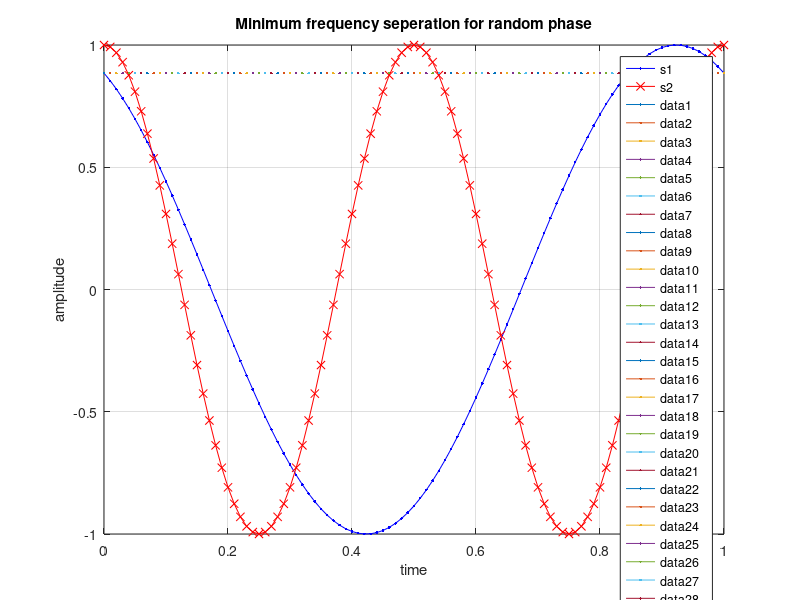
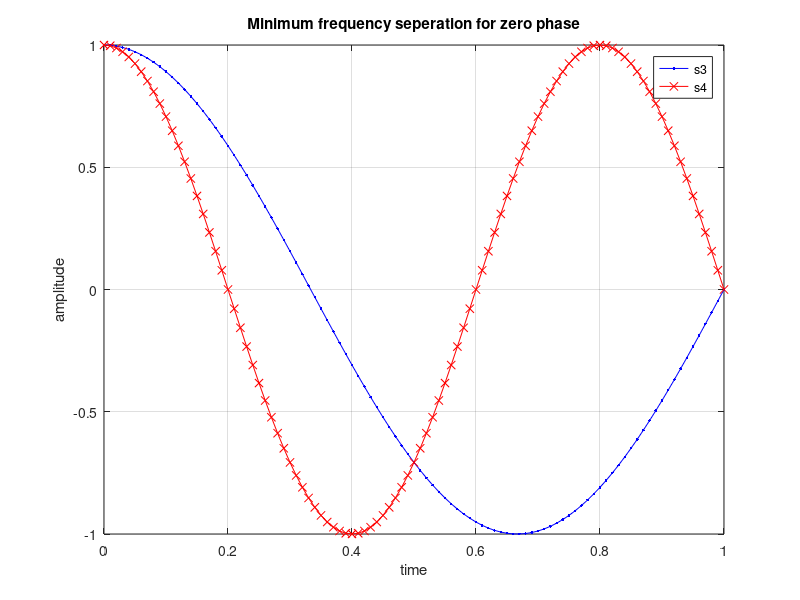

These figures' MATLAB source, in order:
clc
close all
clear all

% Minimum frequency seperation between two sinusoidals
fs=100;
T=1;
ts=1/fs;
t=[0:ts:T];

% with random phase
f1=1;
f2=2;
phi = 2*pi*rand; % uniformly distributed from 0 tp 2pi
s1=cos(2*pi*f1*t+phi);
s2=cos(2*pi*f2*t);
sum_with_phi_random=sum(s1.*s2);

% with zero phase difference
f3=3/4;
f4 =5/4;
s3=cos(2*pi*f3*t);
s4=cos(2*pi*f4*t);
sum_with_phi_zero=sum(s3.*s4);

figure
plot(t,s1,'b.-')
hold on
plot(t,s2,'rx-')
legend('s1','s2')
plot(t,sum_with_phi_random);
title('Minimum frequency seperation for random phase')
grid on
xlabel('time')
ylabel('amplitude')

figure
plot(t,s3,'b.-')
hold on
plot(t,s4,'rx-')
legend('s3','s4')
title('Minimum frequency seperation for zero phase')
grid on
xlabel('time')
ylabel('amplitude')